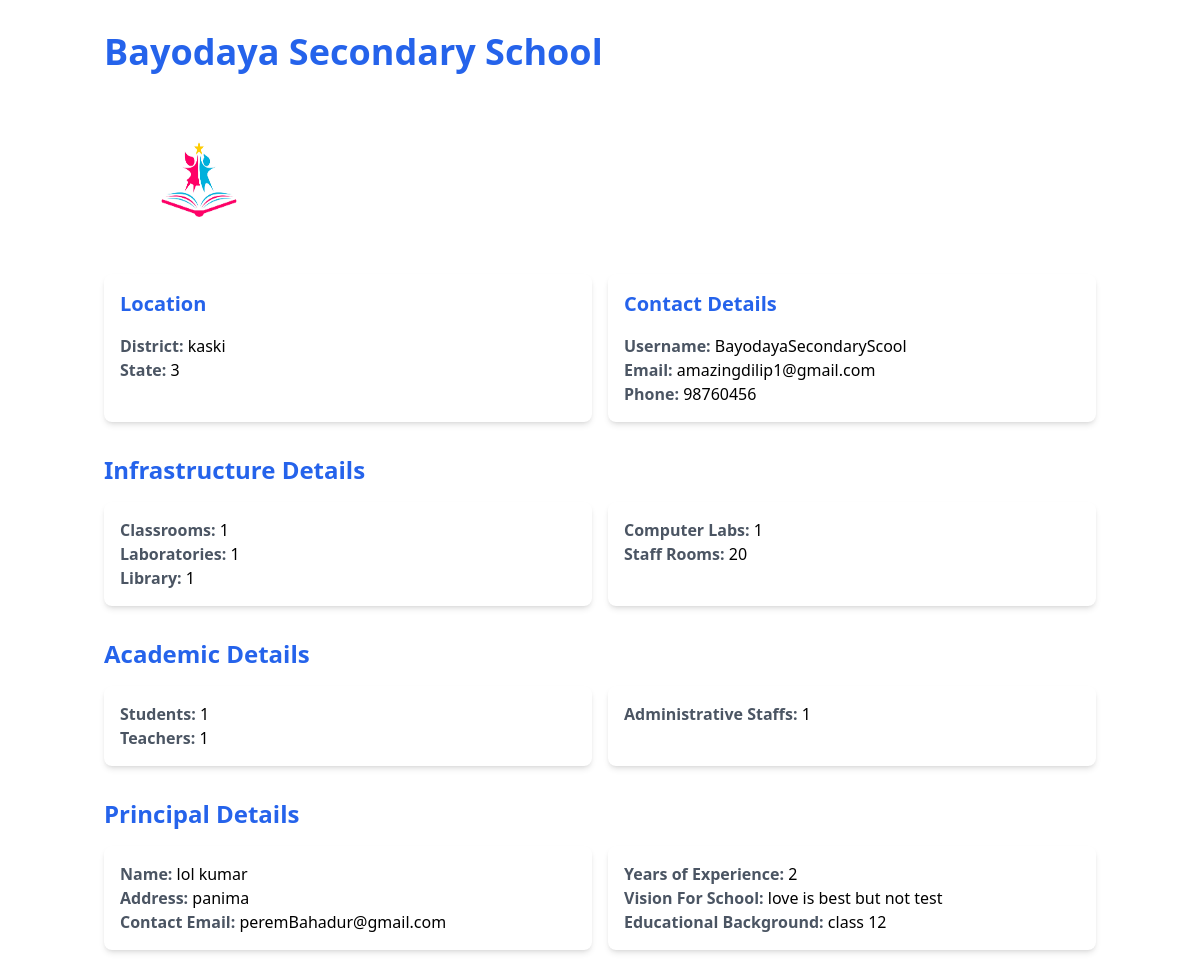
/distribute-budget/BayodayaSecondaryScool, run on the app's committed database.
### school/models.py (models this page shows, shortened)
class SchoolForm(models.Model):
    schoolname=models.CharField(max_length=100)
    username=models.CharField(max_length=100)
    email=models.CharField(max_length=100)
    district=models.CharField(max_length=100)
    state=models.IntegerField()
    pan=models.CharField(max_length=30)
    image_file = models.ImageField(upload_to='images/')
    classrooms=models.IntegerField()
    laboratories=models.IntegerField()
    library=models.IntegerField()
    computer_labs=models.IntegerField()
    staff_rooms=models.IntegerField()
    students=models.IntegerField()
    teachers=models.IntegerField()
    administrative_staffs=models.IntegerField()
    name=models.CharField(max_length=100)
    address=models.CharField(max_length=100)
    phone=models.CharField(max_length=20)
    contact_email=models.CharField(max_length=100)
    educational_background=models.CharField(max_length=100,default="")
    years_of_experience=models.IntegerField()
    vision_for_school=models.CharField(max_length=200,default="")
    bank_name=models.CharField(max_length=100,default='NIC Asia')
    account_number=models.BigIntegerField(default=0)
    status=models.IntegerField(default=0)

### moe/views.py (the view)
# urls.py: path("distribute-budget/<username>",views.distribute_budget),
def distribute_budget(request, username):
    school = SchoolForm.objects.get(username=username)
    context = {
        'school': school
    }
    return render(request, 'moe/distribute.html', context)

### moe/templates/moe/distribute.html (shortened to what this page needs)
<!DOCTYPE html>
<html lang="en">
<head>
    <script src="https://cdn.tailwindcss.com"></script>
</head>
<body>
    <div class="container mx-auto px-4 py-8">
        <h1 class="text-4xl font-bold mb-8 text-blue-600">{{ school.schoolname }}</h1>
        <img src="{{ school.image_file.url }}" class="img-fluid" alt="{{ school.schoolname }} Image" style="border-radius: 50%;width:150px;height:150px;;margin-top: 20px;margin-bottom: 20px;margin-left: 20px;">
        <div class="grid grid-cols-2 gap-4 mb-8">
          <div class="bg-white p-4 rounded-lg shadow-md">
            <h2 class="text-xl font-bold mb-4 text-blue-600">Location</h2>
            <p><strong class="text-gray-600">District:</strong> {{ school.district }}</p>
            <p><strong class="text-gray-600">State:</strong> {{ school.state }}</p>
          </div>
          <div class="bg-white p-4 rounded-lg shadow-md">
            <h2 class="text-xl font-bold mb-4 text-blue-600">Contact Details</h2>
            <p><strong class="text-gray-600">Username:</strong> {{ school.username }}</p>
            <p><strong class="text-gray-600">Email:</strong> {{ school.email }}</p>
            <p><strong class="text-gray-600">Phone:</strong> {{ school.phone }}</p>
          </div>
        </div>
        <h2 class="text-2xl font-bold mb-4 text-blue-600">Infrastructure Details</h2>
        <div class="grid grid-cols-2 gap-4 mb-8">
          <div class="bg-white p-4 rounded-lg shadow-md">
            <p><strong class="text-gray-600">Classrooms:</strong> {{ school.classrooms }}</p>
            <p><strong class="text-gray-600">Laboratories:</strong> {{ school.laboratories }}</p>
            <p><strong class="text-gray-600">Library:</strong> {{ school.library }}</p>
          </div>
          <div class="bg-white p-4 rounded-lg shadow-md">
            <p><strong class="text-gray-600">Computer Labs:</strong> {{ school.computer_labs }}</p>
            <p><strong class="text-gray-600">Staff Rooms:</strong> {{ school.staff_rooms }}</p>
          </div>
        </div>
        <h2 class="text-2xl font-bold mb-4 text-blue-600">Academic Details</h2>
        <div class="grid grid-cols-2 gap-4 mb-8">
          <div class="bg-white p-4 rounded-lg shadow-md">
            <p><strong class="text-gray-600">Students:</strong> {{ school.students }}</p>
            <p><strong class="text-gray-600">Teachers:</strong> {{ school.teachers }}</p>
          </div>
          <div class="bg-white p-4 rounded-lg shadow-md">
            <p><strong class="text-gray-600">Administrative Staffs:</strong> {{ school.administrative_staffs }}</p>
          </div>
        </div>
        <h2 class="text-2xl font-bold mb-4 text-blue-600">Principal Details</h2>
        <div class="grid grid-cols-2 gap-4 mb-8">
          <div class="bg-white p-4 rounded-lg shadow-md">
            <p><strong class="text-gray-600">Name:</strong> {{ school.name }}</p>
            <p><strong class="text-gray-600">Address:</strong> {{ school.address }}</p>
            <p><strong class="text-gray-600">Contact Email:</strong> {{ school.contact_email }} </p>
            </div>
          <div class="bg-white p-4 rounded-lg shadow-md">
            <p><strong class="text-gray-600">Years of Experience:</strong> {{ school.years_of_experience }}</p>
            <p><strong class="text-gray-600">Vision For School:</strong> {{ school.vision_for_school }}</p>
            <p><strong class="text-gray-600">Educational Background:</strong> {{ school.educational_background }} </p>
            </div>
</body>
</html>

### data on the page
SchoolForm: schoolname "Bayodaya Secondary School", image_file (picture), district "kaski", state "3", username "BayodayaSecondaryScool", email "amazingdilip1@gmail.com", phone "98760456", classrooms "1", laboratories "1", library "1", computer_labs "1", staff_rooms "20", students "1", teachers "1", administrative_staffs "1", name "lol kumar", address "panima", contact_email "peremBahadur@gmail.com", years_of_experience "2", vision_for_school "love is best but not test", educational_background "class 12"
